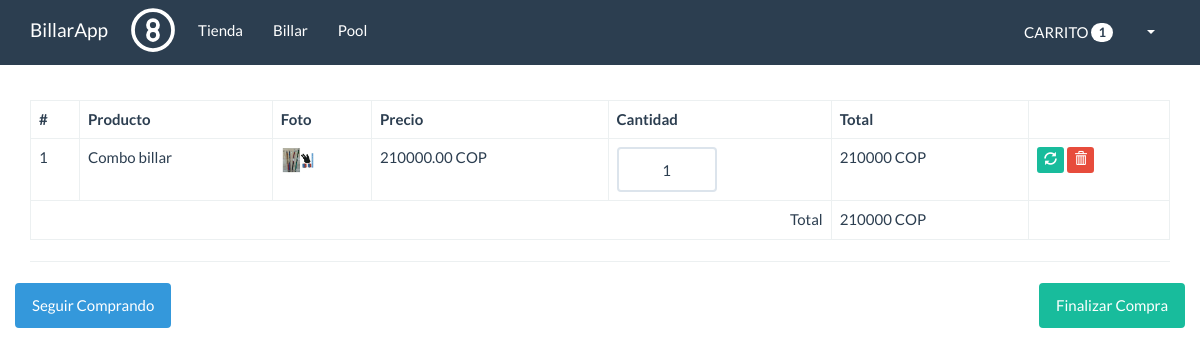
/carrito.php?id=33, run on the app's committed database.
### tables this page shows
CREATE TABLE `productos` (
  `id` int(11) NOT NULL,
  `titulo` varchar(80) NOT NULL,
  `descripcion` varchar(300) NOT NULL,
  `foto` varchar(100) NOT NULL,
  `precio` decimal(10,2) NOT NULL,
  `categoria_id` int(10) NOT NULL,
  `fecha` date NOT NULL,
  `estado` int(11) NOT NULL DEFAULT 1
);

### funciones.php (called while the page is built, shortened)
<?php
function calcularTotal(){
    $total = 0;
    if(isset($_SESSION['carrito'])){
        foreach($_SESSION['carrito'] as $indice => $value){
            $total += $value['precio'] * $value['cantidad'];
        }
    }
    return $total;
}
function cantidadproducto(){
    $cantidad = 0;
    if(isset($_SESSION['carrito'])){
        foreach($_SESSION['carrito'] as $indice => $value){
           $cantidad++;
        }
    }
    return $cantidad;
}

### src/producto.php (called while the page is built, shortened)
<?php
class producto{
    private $cn = null;
    public function __construct(){
        $this->config = parse_ini_file(__DIR__.'/../config.ini') ;
        $this->cn = new \PDO( $this->config['dns'], $this->config['usuario'],$this->config['clave'],array(
            \PDO::MYSQL_ATTR_INIT_COMMAND => 'SET NAMES utf8'
        ));
    }
    public function mostrarPorId($id){
        $sql = "SELECT * FROM `productos` WHERE `id`=:id ";
        $resultado = $this->cn->prepare($sql);
        $_array = array(
            ":id" =>  $id
        );
        if($resultado->execute($_array))
            return $resultado->fetch();
        return false;
    }
}

### carrito.php (the view, shortened to what this page needs)
<?php
require 'funciones.php';
if (isset($_GET['id']) && is_numeric($_GET['id'])) {
    $id = $_GET['id'];
    $producto = new billar\producto;
    $resultado = $producto->mostrarPorId($id);
}
?>
<!DOCTYPE html>
<html lang="en">
<head>
  <link rel="stylesheet" href="assets/css/bootstrap.min.css">
  <link rel="stylesheet" href="assets/css/estilos.css">
</head>
<body>
  <nav class="navbar navbar-default navbar-fixed-top">
    <div class="container">
      <div class="navbar-header">
        <a href="tienda.php">
          </a>
          <a class="navbar-brand" href="tienda.php">BillarApp
          </a>
      </div>
      <div id="navbar" class="navbar-collapse collapse">
        <ul class="nav navbar-nav">
          <li><a href="tienda.php">Tienda</a></li>
          <li><a href="billar.php">Billar</a></li>
          <li><a href="pool.php">Pool</a></li>
        </ul>
        <ul class="nav navbar-nav pull-right">
          <li>
            <a href="carrito.php" class="btn">CARRITO <span class="badge"><?php print cantidadproducto(); ?></span></a>
          </li>
          <li class="dropdown">
            <a href="#" class="dropdown-toggle" data-toggle="dropdown" role="button" aria-haspopup="true" aria-expanded="false"><span class="caret"></span></a>
          </li>
        </ul>
      </div>
    </div>
  </nav>
    <div class="container" id="main">
        <table class="table table-bordered table-hover">
            <thead>
                <tr>
                    <th>#</th>
                    <th>Producto</th>
                    <th>Foto</th>
                    <th>Precio</th>
                    <th>Cantidad</th>
                    <th>Total</th>
                    <th></th>
                </tr>
            </thead>
            <tbody>
                <?php
                if (isset($_SESSION['carrito']) && !empty($_SESSION['carrito'])) {
                    $c = 0;
                    foreach ($_SESSION['carrito'] as $indice => $value) {
                        $c++;
                        $total = $value['precio'] * $value['cantidad'];
                ?>
                        <tr>
                            <form action="actualizar_carrito.php" method="post">
                                <td><?php print $c ?></td>
                                <td><?php print $value['titulo']  ?></td>
                                <td>
                                    <?php
                                    $foto = 'upload/' . $value['foto'];
                                    if (file_exists($foto)) {
                                    ?>
                                        <img src="<?php print $foto; ?>" width="35">
                                    <?php } else { ?>
                                        <img src="assets/imagenes/not-found.jpg" width="35">
                                    <?php } ?>
                                </td>
                                <td><?php print $value['precio']  ?> COP</td>
                                <td>
                                    <input type="text" name="cantidad" class="form-control u-size-100" value="<?php print $value['cantidad'] ?>">
                                </td>
                                <td>
                                    <?php print $total  ?> COP
                                </td>
                                <td>
                                    <button type="submit" class="btn btn-success btn-xs">
                                        <span class="glyphicon glyphicon-refresh"></span>
                                    </button>
                                    <a href="eliminar_carrito.php?id=<?php print $value['id']  ?>" class="btn btn-danger btn-xs">
                                        <span class="glyphicon glyphicon-trash"></span>
                                    </a>
                                </td>
                            </form>
                        </tr>
                    <?php
                    }
                } else {
                    ?>
                    <tr>
                        <td colspan="7">NO HAY PRODUCTOS EN EL CARRITO</td>
                    </tr>
                <?php
                }
                ?>
            </tbody>
            <tfoot>
                <tr>
                    <td colspan="5" class="text-right">Total</td>
                    <td><?php print calcularTotal(); ?> COP</td>
                    <td></td>
                </tr>
            </tfoot>
        </table>
        <hr>
        <?php
        if (isset($_SESSION['carrito']) && !empty($_SESSION['carrito'])) {
        ?>
            <div class="row">
                <div class="pull-left">
                    <a href="tienda.php" class="btn btn-info">Seguir Comprando</a>
                </div>
                <div class="pull-right">
                    <a href="finalizar.php" class="btn btn-success">Finalizar Compra</a>
                </div>
            </div>
        <?php
        }
        ?>
    </div>
</body>
</html>

### assets/css/estilos.css (style rules this page uses)
#main { margin-top: 100px; }
.u-size-100 { width: 100px; text-align: center; }

### data on the page
productos: titulo "Combo billar", foto (picture), precio "210000.00", cantidad "1", total "210000"

### other printed values
cantidadproducto() "1"
calcularTotal() "210000"
